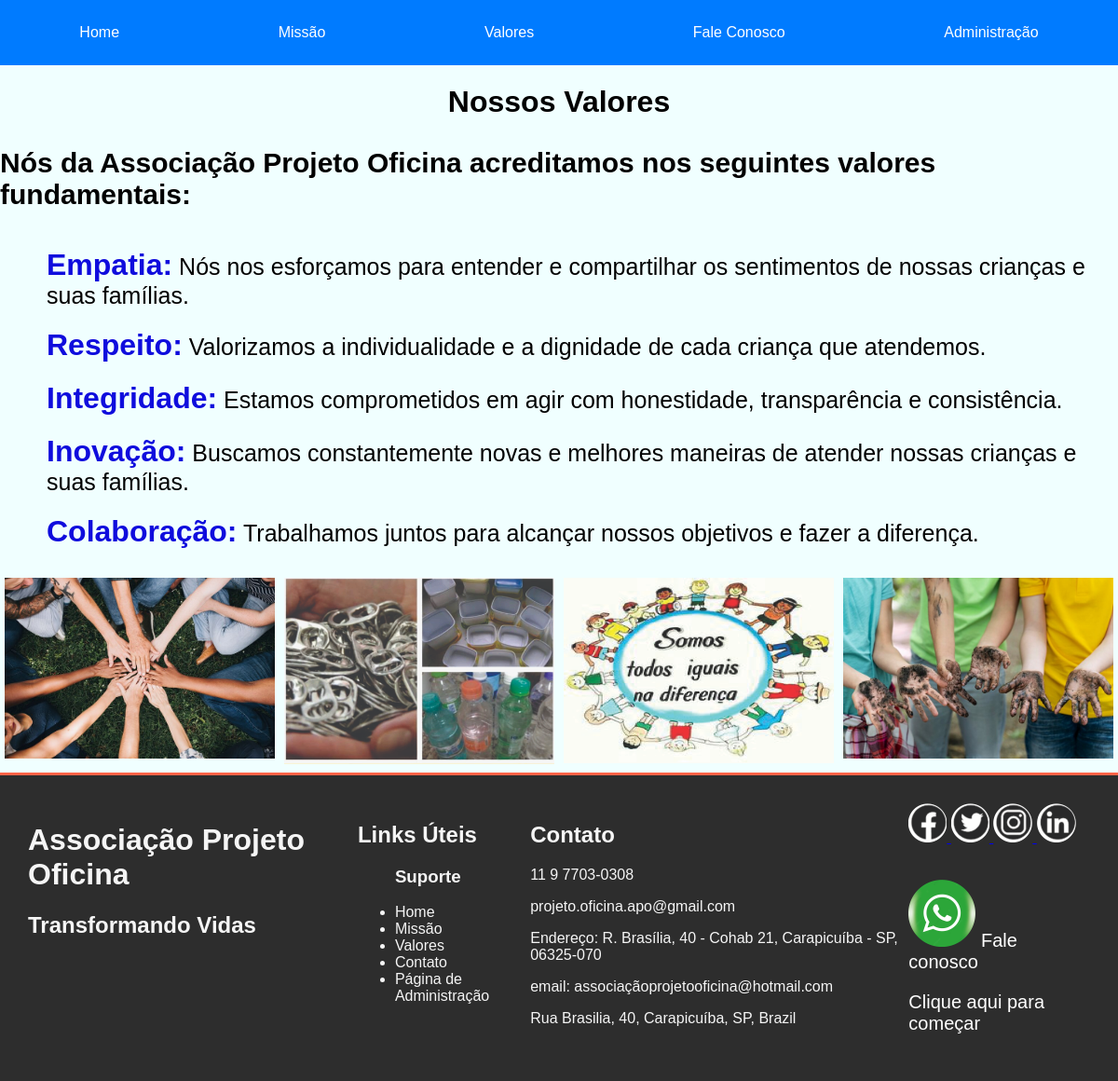
Before: /siteweb/valores.html with the older database file.
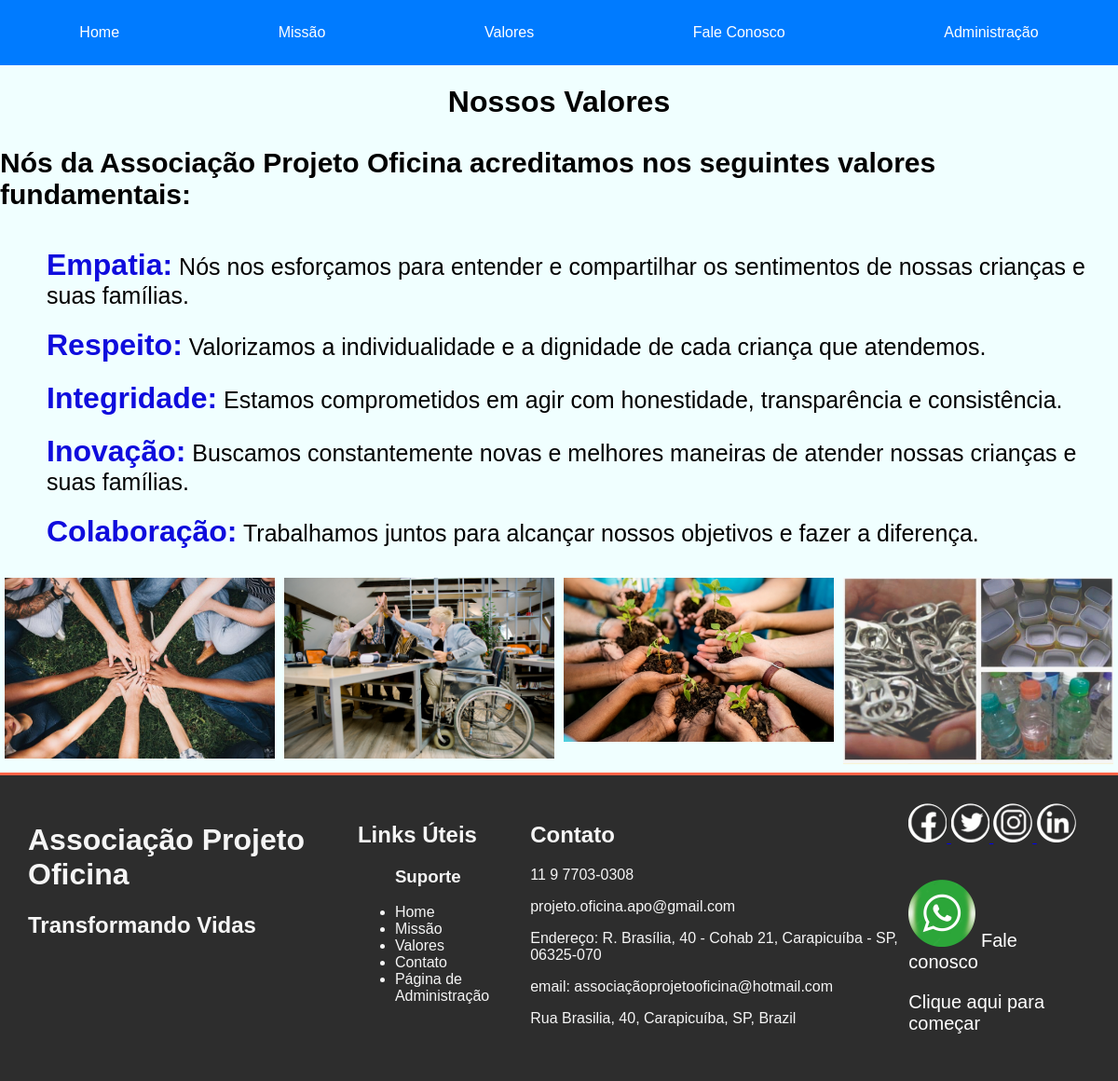
After: the same page with the newer database file.
### siteweb/models.py (models this page shows)
class ValorImage(models.Model):
    imagem = models.ImageField(upload_to='static/imagens')

### siteweb/views.py (the view)
# urls.py: path('siteweb/valores.html', views.valores, name="valores"),
def valores(request):
    imagens = ValorImage.objects.all()
    return render(request, 'siteweb/valores.html', {'imagens': imagens})

### siteweb/templates/siteweb/valores.html (shortened to what this page needs)
{% extends "base.html" %}
{% block content %}
<main>
 <div class="imagem-valores">
  <h1 id="titulo-valores" style="display: flex; flex-direction: column; align-items: center;">Nossos Valores</h1>
  <h3 id="p-valores" style="display: flex; flex-direction: column; align-items: center;font-size:30px;">Nós da Associação Projeto Oficina acreditamos nos seguintes valores fundamentais:</h3>
  <ul id="valores">
    <li><span class="Empatia">Empatia:</span> Nós nos esforçamos para entender e compartilhar os sentimentos de nossas crianças e suas famílias.</li>
    <li><span class="Empatia">Respeito:</span> Valorizamos a individualidade e a dignidade de cada criança que atendemos.</li>
    <li><span class="Empatia">Integridade:</span> Estamos comprometidos em agir com honestidade, transparência e consistência.</li>
    <li><span class="Empatia">Inovação:</span> Buscamos constantemente novas e melhores maneiras de atender nossas crianças e suas famílias.</li>
    <li><span class="Empatia">Colaboração:</span> Trabalhamos juntos para alcançar nossos objetivos e fazer a diferença.</li>
  </ul>
</div>
<div class="imagens_valores" style="display: flex; flex-wrap: wrap;">
{% for imagem in imagens %}
  <div class="img-valor" style="flex: 1 0 21%; margin: 5px;">
    <img src={{ imagem.imagem.url }} alt="imagem do valor" style="width: 100%; max-width: 400px;">
  </div>
{% endfor %}
</div>
</main>
{% endblock content %}

### siteweb/templates/base.html (shortened to what this page needs)
{% load static %}
<!DOCTYPE html>
<html lang="PT-br">
  <head>
    <link rel="stylesheet" href="{%static 'css/styles.css' %}" />
    <link rel="stylesheet" href="{%static 'css/footer.css' %}" />
    <link rel="stylesheet" href="{%static 'css/navbar.css' %}" />
  </head>
  <header>
    <nav>
      <ul>
       <li><a href="/">Home</a></li>
       <li><a href="/siteweb/missao.html">Missão</a></li>
       <li><a href="/siteweb/valores.html">Valores</a></li>
       <li><a href="/siteweb/contato.html">Fale Conosco</a></li>
       <li><a href="/siteweb/cadastro.html">Administração</a></li>
      </ul>
    </nav>
  </header>
{% block content %}
{% endblock content%}
<footer>
  <div class="footer-content">
    <div class="footer-section-about">
      <h1> Associação Projeto Oficina</h1>
      <h2> Transformando Vidas </h2>
    </div>
    <div class="footer-section-links">
      <h2>Links Úteis</h2>
      <ul>
        <h3>Suporte</h3>
        <li> <a href="/">Home</a> </li>
        <li> <a href="/siteweb/missao.html">Missão</a> </li>
        <li> <a href="/siteweb/valores.html">Valores</a> </li>
        <li> <a href="/siteweb/contato.html">Contato</a> </li>
        <li> <a href="/siteweb/cadastro.html">Página de Administração</a> </li>
    </ul>
    </div>
  <div class="footer-section contact">
    <h2>Contato</h2>
    <p> 11 9 7703-0308</p>
    <p>projeto.oficina.apo@gmail.com</p>
    <p>Endereço: R. Brasília, 40 - Cohab 21, Carapicuíba - SP, 06325-070</p>
    <p>email: associaçãoprojetooficina@hotmail.com </p>
    <p>Rua Brasilia, 40, Carapicuíba, SP, Brazil</p>
  </div>
<div class="footer-Redes Sociais">
    <a href="https://www.facebook.com/seuPerfil" target="_blank">
        <img src="{% static 'imagens/logofacebook.png' %}" alt="facebook">
    </a>
    <a href="https://twitter.com/seuPerfil" target="_blank">
        <img src="{% static 'imagens/logotwitter.png' %}" alt="twitter">
    </a>
    <a href="https://www.instagram.com/seuPerfil" target="_blank">
        <img src="{% static 'imagens/logoinstagram.png' %}" alt="instagram">
    </a>
    <a href="https://www.linkedin.com/in/seuPerfil" target="_blank">
        <img src="{% static 'imagens/logolinkedin.png' %}" alt="linkedin">
    </a>
    <br><br><br>
    <a href="https://api.whatsapp.com/send?1=pt_BR&phone=5511977030308" target="_blank" class="whatsapp-plugin-flutuante" style="color: white; text-decoration: none; font-size:20px; hover:auto:">
    <img src="{% static '/imagens/logo-whatsapp.png' %}" alt="whatsapp">
    <span>Fale conosco</span>
    <p>Clique aqui para começar</p>
</a>
</div>
</footer>
</html>

### static/css/styles.css (style rules this page uses)
.Empatia { font-weight: bold; color: rgb(15, 12, 221); font-size: 32px; }
#valores li { font-size: 25px; padding: 10px; list-style-type: none; }
main { display: flex; flex-wrap: wrap; justify-content: space-around; background-color: azure; }

### static/css/footer.css (style rules this page uses)
.footer-content { display: flex; justify-content: space-around; padding: 30px; background-color: #2d2d2d; border-top: 3px solid #ff6347; color: #f5f5f5; }
.footer-section-links ul li a { text-decoration: none; color: #f5f5f5; font-size: 16px; margin-bottom: 10px; transition: color 0.3s ease; }

### static/css/navbar.css (style rules this page uses)
header { background-color: #007bff; color: white; padding: 10px 0; text-align: center; }
nav ul { list-style-type: none; padding: 0; display: flex; justify-content: space-around; }
nav ul li a { color: white; text-decoration: none; }

Changed rows visible on the page:
changed ValorImage (number 2 of 4 on the later page): imagem: a different picture
changed ValorImage (number 3 of 4 on the later page): imagem: a different picture
changed ValorImage (number 4 of 4 on the later page): imagem: a different picture
